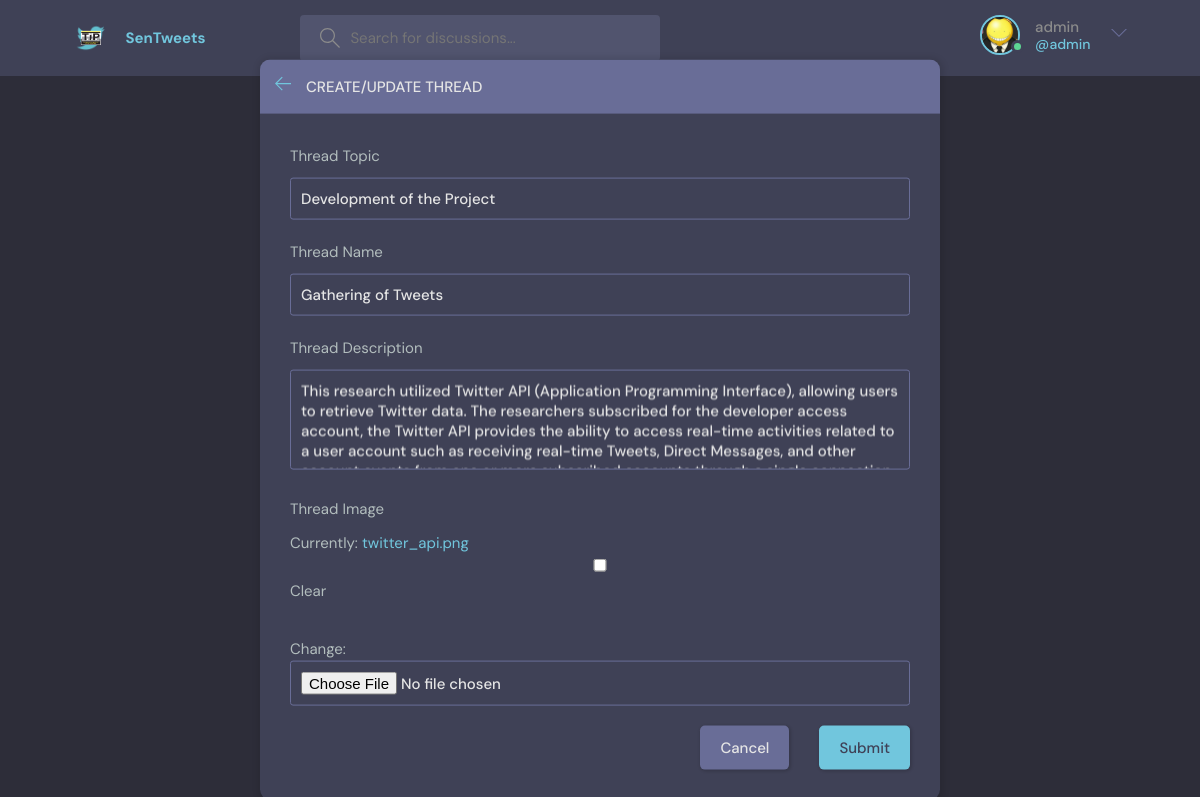
Before: /update-room/9/ (signed in) with the older database file.
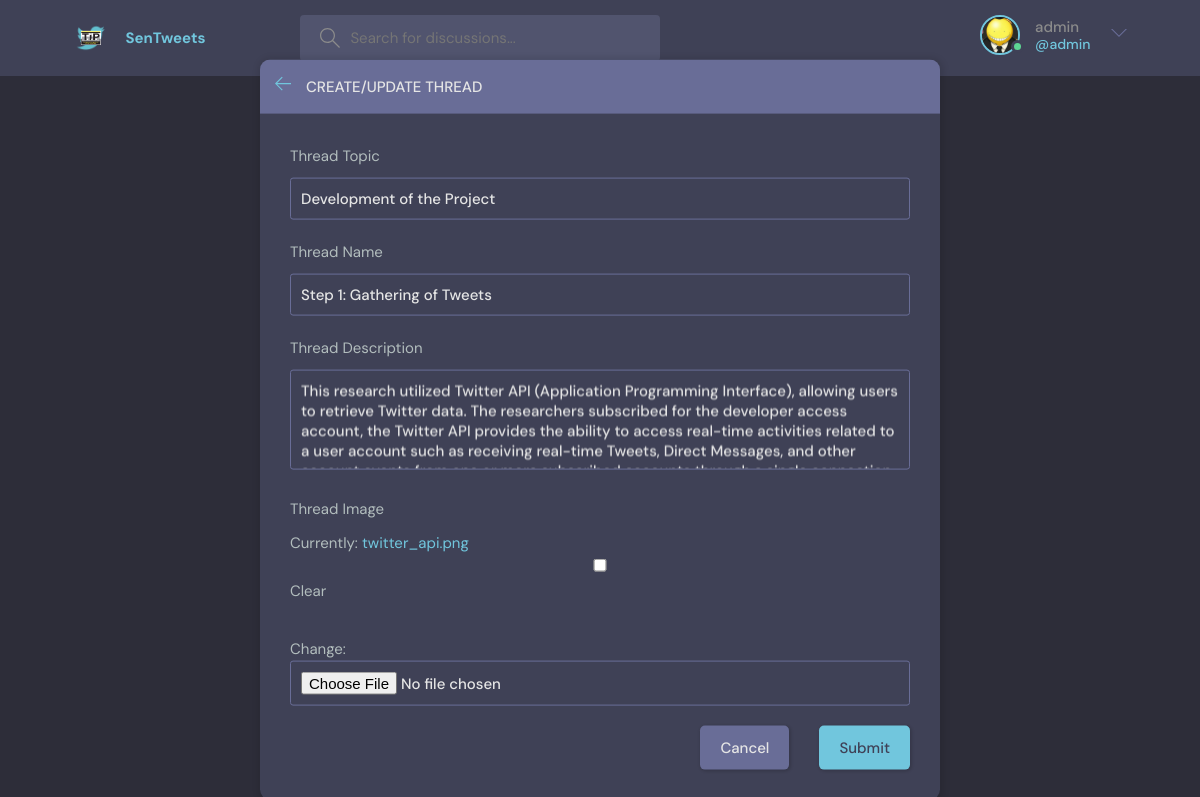
After: the same page with the newer database file.
### base/models.py (models this page shows, shortened)
class Room(models.Model):
    host = models.ForeignKey(User, on_delete=models.SET_NULL, null=True)
    topic = models.ForeignKey(Topic, on_delete=models.SET_NULL, null=True)
    name = models.CharField(max_length=200)
    description = models.TextField(null=True, blank=True)
    participants = models.ManyToManyField(User, related_name='participants', blank=True)
    updated = models.DateTimeField(auto_now=True)
    created = models.DateTimeField(auto_now_add=True)
    header_image = models.ImageField(null=True, blank = True)
    class Meta:
        ordering = ['created']

class Topic(models.Model):
    name = models.CharField(max_length=200)

### base/views.py (the view, shortened to what this page needs)
@login_required(login_url='login')
def updateRoom(request,pk):
    room = Room.objects.get(id=pk)
    form = RoomForm(instance = room)
    topics = Topic.objects.all()
    if request.user != room.host:
        return HttpResponse('No permission to update post')
    context = {'form':form, 'topics':topics, 'room':room}
    return render(request, 'base/room_form.html', context)

### base/forms.py
class RoomForm(ModelForm):
    class Meta:
        model = Room
        fields = '__all__'
        exclude = ['host', 'participants']

### base/templates/base/room_form.html (shortened to what this page needs)
{% extends 'main.html' %}
{% block content %}
  <main class="create-room layout">
    <div class="container">
      <div class="layout__box">
        <div class="layout__boxHeader">
          <div class="layout__boxTitle">
            <a href="{% url 'SenTweets home' %}">
              <svg version="1.1" xmlns="http://www.w3.org/2000/svg" width="32" height="32" viewBox="0 0 32 32">
                <title>arrow-left</title>
                <path
                  d="M13.723 2.286l-13.723 13.714 13.719 13.714 1.616-1.611-10.96-10.96h27.625v-2.286h-27.625l10.965-10.965-1.616-1.607z">
                </path>
              </svg>
            </a>
            <h3>Create/Update Thread</h3>
          </div>
        </div>
        <div class="layout__body">
          <form class="form" action="" method = "POST" enctype="multipart/form-data">
            <div class="form__group">
              <label for="room_topic">Thread Topic</label>
              <input required="text" value ="{{room.topic.name}}" name="topic" list="topic-list" />
            </div>
            <div class="form__group">
              <label for="room_name">Thread Name</label>
              {{form.name}}
            </div>
            <div class="form__group">
              <label for="room_description">Thread Description</label>
              {{form.description}}
            </div>
            <div class="form__group">
              <label for="room_header_image">Thread Image</label>
              {{form.header_image}}
            </div>
            <div class="form__action">
              <a class="btn btn--dark" href="{% url 'SenTweets home' %}">Cancel</a>
              <button class="btn btn--main" type="submit">Submit</button>
            </div>
          </form>
        </div>
      </div>
    </div>
  </main>
{% endblock content %}

Changed rows visible on the page:
changed Room "Development of the Project": name "Gathering of Tweets" → "Step 1: Gathering of Tweets"
